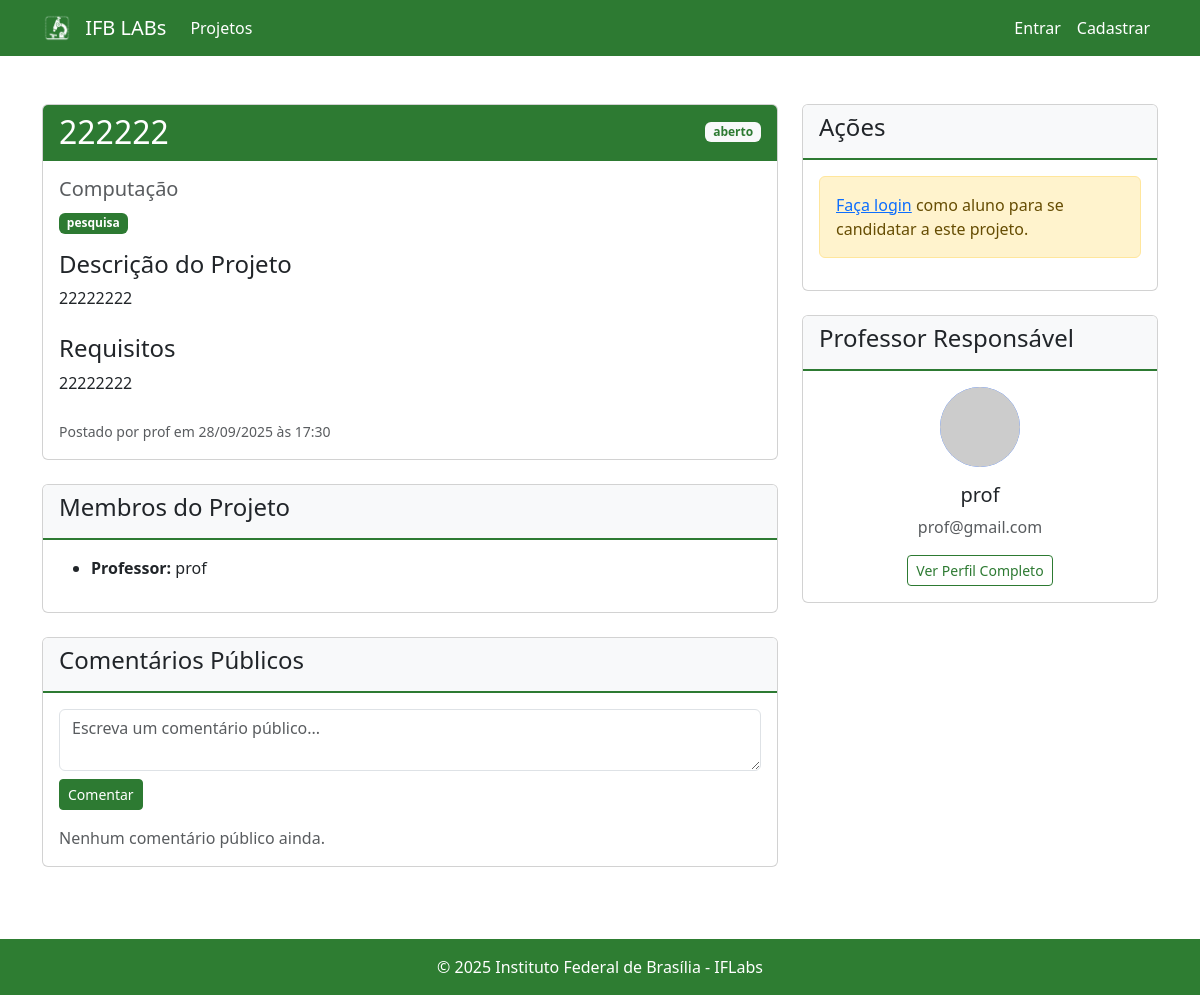
The page /projetos/2 on the database as committed earlier.
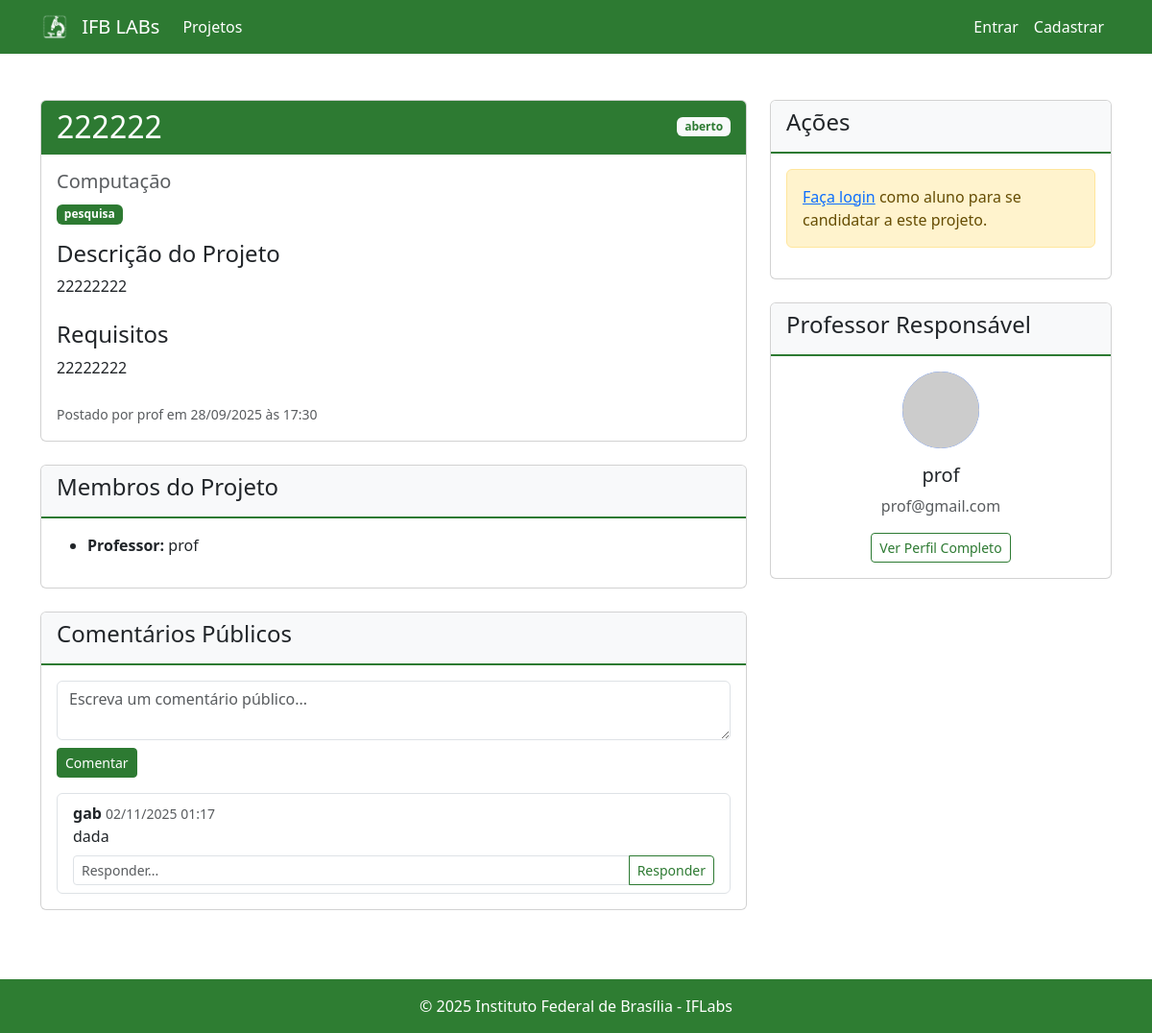
The same page on the database as committed later.
### src/models.py (models this page shows, shortened)
class ComentarioProjeto(db.Model):
    __tablename__ = 'comentario_projeto'
    id = db.Column(db.Integer, primary_key=True)
    id_projeto = db.Column(db.Integer, db.ForeignKey('projeto.id'), nullable=False)
    autor_matricula = db.Column(db.String(20), nullable=False)
    texto = db.Column(db.Text, nullable=False)
    data_envio = db.Column(db.DateTime, default=db.func.now())
    resposta_id = db.Column(db.Integer, db.ForeignKey('comentario_projeto.id'), nullable=True)
    respostas = db.relationship('ComentarioProjeto', backref=db.backref('comentario_pai', remote_side=[id]), lazy=True)

class Aluno(UserMixin, db.Model):
    __tablename__ = 'aluno'
    matricula = db.Column(db.String(20), primary_key=True)
    nome = db.Column(db.String(100), nullable=False)
    email = db.Column(db.String(120), unique=True, nullable=False)
    senha = db.Column(db.String(128), nullable=False)
    sobre = db.Column(db.Text, nullable=True)
    foto_perfil = db.Column(db.String(255), nullable=True)  # Caminho da foto
    aprovado = db.Column(db.Boolean, default=False)  # Novo campo para aprovação
    membros_projeto = db.relationship('MembroProjeto', backref='aluno', lazy=True)

### main.py (the view)
@app.route('/projetos/<int:id>', methods=['GET', 'POST'])
def detalhes_projeto(id):
    projeto = Projeto.query.get_or_404(id)
    if request.method == 'POST':
        if 'texto' in request.form:  # Comentário
            if current_user.is_authenticated:
                pass  # Comentários não implementados
            else:
                flash('Faça login para comentar', 'warning')
    candidatura_atual = None
    if current_user.is_authenticated and current_user.tipo == 'aluno':
        candidatura_atual = MembroProjeto.query.filter_by(
            matricula=current_user.matricula, id_projeto=projeto.id).first()
    membros_projeto = MembroProjeto.query.filter_by(id_projeto=id).all()
    alunos_matriculas = [m.matricula for m in membros_projeto]
    from src.models import Aluno
    alunos = Aluno.query.filter(Aluno.matricula.in_(alunos_matriculas)).all() if alunos_matriculas else []
    alunos_por_matricula = {a.matricula: a for a in alunos}
    mensagens_recebidas = []
    if current_user.is_authenticated and hasattr(current_user, 'matricula'):
        from src.models import MensagemProjeto
        mensagens_recebidas = MensagemProjeto.query.filter_by(id_projeto=id, destinatario_matricula=current_user.matricula).order_by(MensagemProjeto.data_envio.desc()).all()
    from src.models import ComentarioProjeto
    comentarios = ComentarioProjeto.query.filter_by(id_projeto=id, resposta_id=None).order_by(ComentarioProjeto.data_envio.desc()).all()
    autores_matriculas = set([c.autor_matricula for c in comentarios])
    for c in comentarios:
        autores_matriculas.update([r.autor_matricula for r in c.respostas])
    from src.models import Aluno, Professor
    nomes_autores = {}
    for matricula in autores_matriculas:
        aluno = Aluno.query.filter_by(matricula=matricula).first()
        if aluno:
            nomes_autores[matricula] = aluno.nome
        else:
            prof = Professor.query.filter_by(matricula=matricula).first()
            if prof:
                nomes_autores[matricula] = prof.nome
            else:
                nomes_autores[matricula] = matricula
    is_professor_autor = hasattr(current_user, 'tipo') and current_user.tipo == 'professor' and current_user.matricula == projeto.user_id
    is_aluno_membro = False
    if hasattr(current_user, 'tipo') and current_user.tipo == 'aluno':
        membro_atual = MembroProjeto.query.filter_by(id_projeto=id, matricula=current_user.matricula, status='aceito').first()
        is_aluno_membro = membro_atual is not None
    return render_template('projetos/detalhes.html',
                           projeto=projeto,
                           candidatura_atual=candidatura_atual,
                           membros_projeto=membros_projeto,
                           mensagens_recebidas=mensagens_recebidas,
                           alunos=alunos,
                           alunos_por_matricula=alunos_por_matricula,
                           comentarios=comentarios,
                           nomes_autores=nomes_autores,
                           is_professor_autor=is_professor_autor,
                           is_aluno_membro=is_aluno_membro)

### templates/projetos/detalhes.html (shortened to what the changed rows need)
<!DOCTYPE html>
<html lang="pt-br">
<head>
    <link href="https://cdn.jsdelivr.net/npm/bootstrap@5.3.0/dist/css/bootstrap.min.css" rel="stylesheet">
    <link rel="stylesheet" href="https://cdn.jsdelivr.net/npm/bootstrap-icons@1.10.0/font/bootstrap-icons.css">
</head>
<body class="d-flex flex-column min-vh-100">
    {% block content %}
    <main class="container my-5 flex-grow-1 animate-in">
        <div class="row">
            <div class="col-lg-8">
                <div class="card mb-4">
                    <div class="card-header bg-primary text-white">
                        <div class="d-flex justify-content-between align-items-center">
                            <h2 class="mb-0">{{ projeto.titulo }}</h2>
                        </div>
                    </div>
                </div>
                <div class="card mb-4">
                    <div class="card-body">
                        <form method="POST" action="{{ url_for('comentar_projeto', id=projeto.id) }}" class="mb-3">
                            <div class="mb-2">
                            </div>
                            <button type="submit" class="btn btn-primary btn-sm">Comentar</button>
                        </form>
                        {% if comentarios %}
                            <ul class="list-group">
                                {% for c in comentarios %}
                                <li class="list-group-item">
                                    <strong>{{ nomes_autores[c.autor_matricula] }}</strong> <small class="text-muted">{{ c.data_envio.strftime('%d/%m/%Y %H:%M') }}</small><br>
                                    {{ c.texto }}
                                    <form method="POST" action="{{ url_for('comentar_projeto', id=projeto.id) }}" class="mt-2">
                                        <div class="input-group input-group-sm">
                                            <input type="text" class="form-control" name="comentario" placeholder="Responder..." required>
                                            <button type="submit" class="btn btn-outline-primary">Responder</button>
                                        </div>
                                    </form>
                                </li>
                                {% endfor %}
                            </ul>
                        {% else %}
                            <span class="text-muted">Nenhum comentário público ainda.</span>
                        {% endif %}
                    </div>
                </div>
            </div>
        </div>
    </main>
    {% endblock %}
</body>
</html>

Rows that differ between the two databases and show on the page:
added ComentarioProjeto: autor_matricula.nome "gab", data_envio "02/11/2025 01:17", texto "dada"
Other text that changed with them:
text no longer shown: "Nenhum comentário público ainda."
